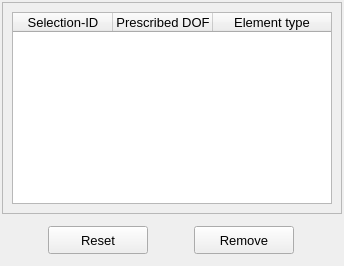
           <widget class="QWidget" name="tab_list">
            <attribute name="title">
             <string>List</string>
            </attribute>
            <layout class="QGridLayout" name="gridLayout_9">
             <property name="leftMargin">
              <number>2</number>
             </property>
             <property name="topMargin">
              <number>2</number>
             </property>
             <property name="rightMargin">
              <number>2</number>
             </property>
             <property name="bottomMargin">
              <number>2</number>
             </property>
             <property name="spacing">
              <number>2</number>
             </property>
             <item row="0" column="0">
              <widget class="QFrame" name="frame_5">
               <property name="frameShape">
                <enum>QFrame::StyledPanel</enum>
               </property>
               <property name="frameShadow">
                <enum>QFrame::Raised</enum>
               </property>
               <layout class="QGridLayout" name="gridLayout_2">
                <item row="0" column="0">
                 <widget class="QTreeWidget" name="treeWidget_prescribed_dof">
                  <property name="minimumSize">
                   <size>
                    <width>320</width>
                    <height>170</height>
                   </size>
                  </property>
                  <property name="maximumSize">
                   <size>
                    <width>380</width>
                    <height>200</height>
                   </size>
                  </property>
                  <property name="font">
                   <font>
                    <family>MS Shell Dlg 2</family>
                    <pointsize>10</pointsize>
                    <italic>false</italic>
                   </font>
                  </property>
                  <property name="toolTip">
                   <string>Select a node to remove the attributed boundary condition.</string>
                  </property>
                  <property name="indentation">
                   <number>1</number>
                  </property>
                  <property name="headerHidden">
                   <bool>false</bool>
                  </property>
                  <attribute name="headerHighlightSections">
                   <bool>false</bool>
                  </attribute>
                  <attribute name="headerShowSortIndicator" stdset="0">
                   <bool>false</bool>
                  </attribute>
                  <attribute name="headerStretchLastSection">
                   <bool>true</bool>
                  </attribute>
                  <column>
                   <property name="text">
                    <string>Selection-ID</string>
                   </property>
                   <property name="textAlignment">
                    <set>AlignCenter</set>
                   </property>
                  </column>
                  <column>
                   <property name="text">
                    <string>Prescribed DOF</string>
                   </property>
                   <property name="textAlignment">
                    <set>AlignCenter</set>
                   </property>
                  </column>
                  <column>
                   <property name="text">
                    <string>Element type</string>
                   </property>
                   <property name="textAlignment">
                    <set>AlignCenter</set>
                   </property>
                  </column>
                 </widget>
                </item>
               </layout>
              </widget>
             </item>
             <item row="1" column="0">
              <widget class="QFrame" name="frame_3">
               <property name="minimumSize">
                <size>
                 <width>320</width>
                 <height>48</height>
                </size>
               </property>
               <property name="maximumSize">
                <size>
                 <width>16777215</width>
                 <height>48</height>
                </size>
               </property>
               <property name="frameShape">
                <enum>QFrame::NoFrame</enum>
               </property>
               <property name="frameShadow">
                <enum>QFrame::Raised</enum>
               </property>
               <layout class="QGridLayout" name="gridLayout_8">
                <property name="leftMargin">
                 <number>4</number>
                </property>
                <property name="topMargin">
                 <number>4</number>
                </property>
                <property name="rightMargin">
                 <number>4</number>
                </property>
                <property name="bottomMargin">
                 <number>4</number>
                </property>
                <property name="spacing">
                 <number>4</number>
                </property>
                <item row="0" column="0">
                 <widget class="QPushButton" name="pushButton_reset">
                  <property name="minimumSize">
                   <size>
                    <width>100</width>
                    <height>28</height>
                   </size>
                  </property>
                  <property name="maximumSize">
                   <size>
                    <width>100</width>
                    <height>28</height>
                   </size>
                  </property>
                  <property name="font">
                   <font>
                    <family>MS Shell Dlg 2</family>
                    <pointsize>10</pointsize>
                    <weight>50</weight>
                    <italic>false</italic>
                    <bold>false</bold>
                   </font>
                  </property>
                  <property name="styleSheet">
                   <string notr="true"/>
                  </property>
                  <property name="text">
                   <string>Reset</string>
                  </property>
                  <property name="autoDefault">
                   <bool>false</bool>
                  </property>
                 </widget>
                </item>
                <item row="0" column="1">
                 <widget class="QPushButton" name="pushButton_remove">
                  <property name="minimumSize">
                   <size>
                    <width>100</width>
                    <height>28</height>
                   </size>
                  </property>
                  <property name="maximumSize">
                   <size>
                    <width>100</width>
                    <height>28</height>
                   </size>
                  </property>
                  <property name="font">
                   <font>
                    <family>MS Shell Dlg 2</family>
                    <pointsize>10</pointsize>
                    <weight>50</weight>
                    <italic>false</italic>
                    <bold>false</bold>
                   </font>
                  </property>
                  <property name="styleSheet">
                   <string notr="true"/>
                  </property>
                  <property name="text">
                   <string>Remove</string>
                  </property>
                  <property name="autoDefault">
                   <bool>false</bool>
                  </property>
                 </widget>
                </item>
               </layout>
              </widget>
             </item>
            </layout>
           </widget>
